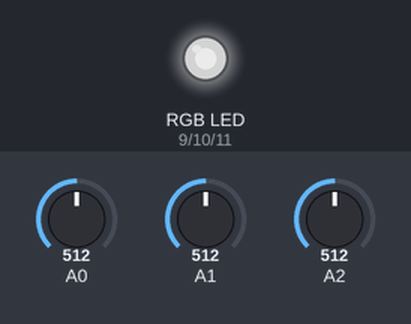
A sketch run on a simulated Arduino Uno, built with avr-gcc and run on an emulated ATmega328P. Parts: an RGB LED mixed from three pins (HIGH = lit). The inputs (shaded band) are chosen by the test bench; at power-on: A0 = 512, A1 = 512, A2 = 512. Dim RGB values are drawn brighter than linear.

Above: at 1.2 s.
1.3 s: A0 set to 716
At 2.5 s:
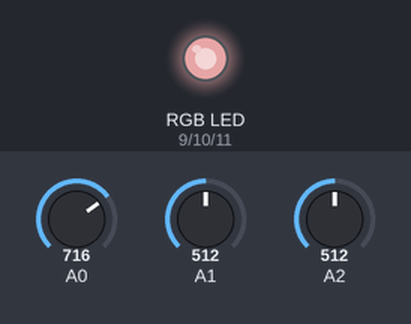
2.8 s: A1 set to 716
At 3.7 s:
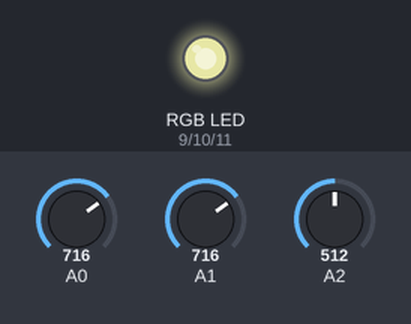
4.3 s: A2 set to 716
At 4.8 s:
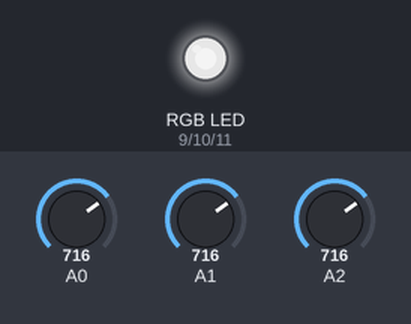
5.8 s: A0 set to 900
At 7.0 s:
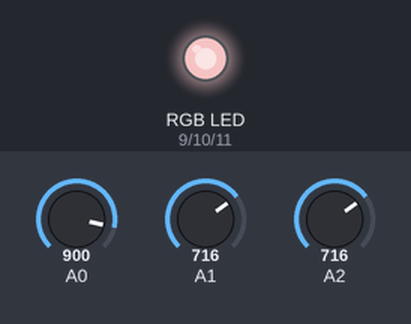
7.3 s: A1 set to 900
At 8.3 s:
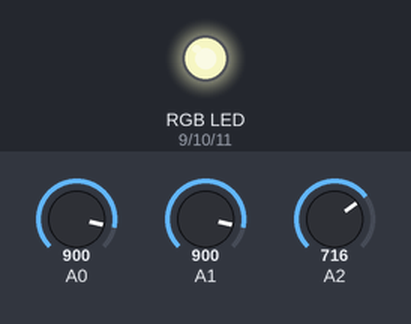
8.8 s: A2 set to 900
At 9.5 s:
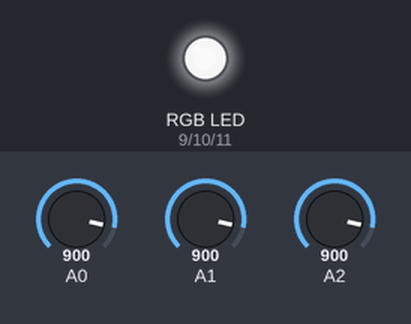
Timing chart, 0 to 11.3 s (numbered marks = the images above; inputs shaded):
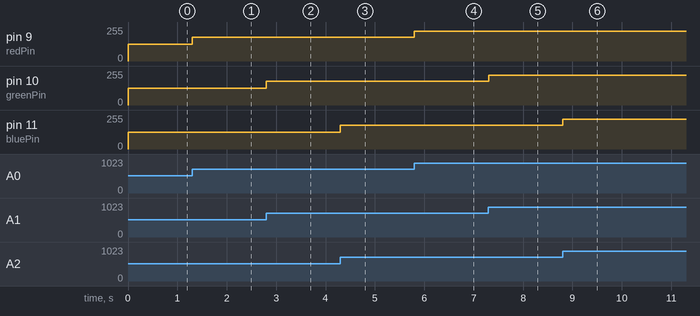

The sketch:

3potentiometerRGB.ino
```cpp
int redPin = 9;
int greenPin = 10;
int bluePin = 11;

void setup() {
  pinMode(redPin, OUTPUT);
  pinMode(greenPin, OUTPUT);
  pinMode(bluePin, OUTPUT);
}

void loop() {
  int rRaw = analogRead(A0);
  int gRaw = analogRead(A1);
  int bRaw = analogRead(A2);

  // Map 0–1023 input to 0–255 output
  int r = map(rRaw, 0, 1023, 0, 255);
  int g = map(gRaw, 0, 1023, 0, 255);
  int b = map(bRaw, 0, 1023, 0, 255);

  analogWrite(redPin, r);
  analogWrite(greenPin, g);
  analogWrite(bluePin, b);
}
```

Measured:
- after the input at 1.3 s, pin 9 (redPin): 127/255 → 178/255 at once
- after the input at 2.8 s, pin 10 (greenPin): 127/255 → 178/255 at once
- after the input at 4.3 s, pin 11 (bluePin): 127/255 → 178/255 at once
- after the input at 5.8 s, pin 9 (redPin): 178/255 → 224/255 at once
- after the input at 7.3 s, pin 10 (greenPin): 178/255 → 224/255 at once
- after the input at 8.8 s, pin 11 (bluePin): 178/255 → 224/255 at once
